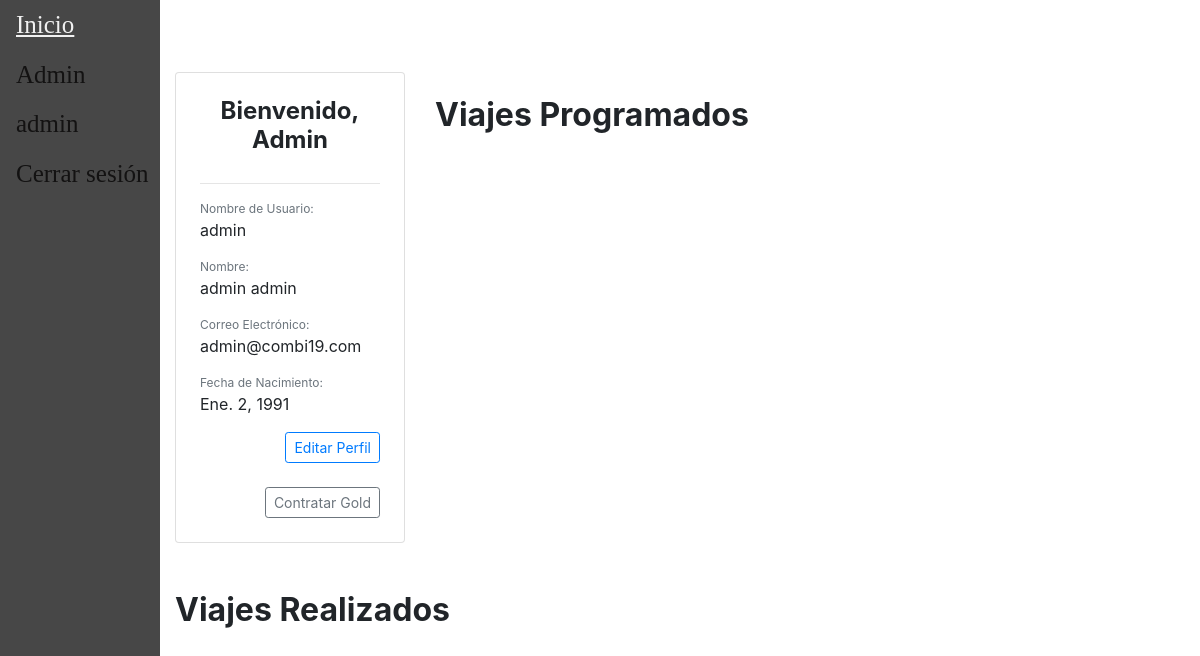
Before: /accounts/perfil/ (signed in) with the older database file.
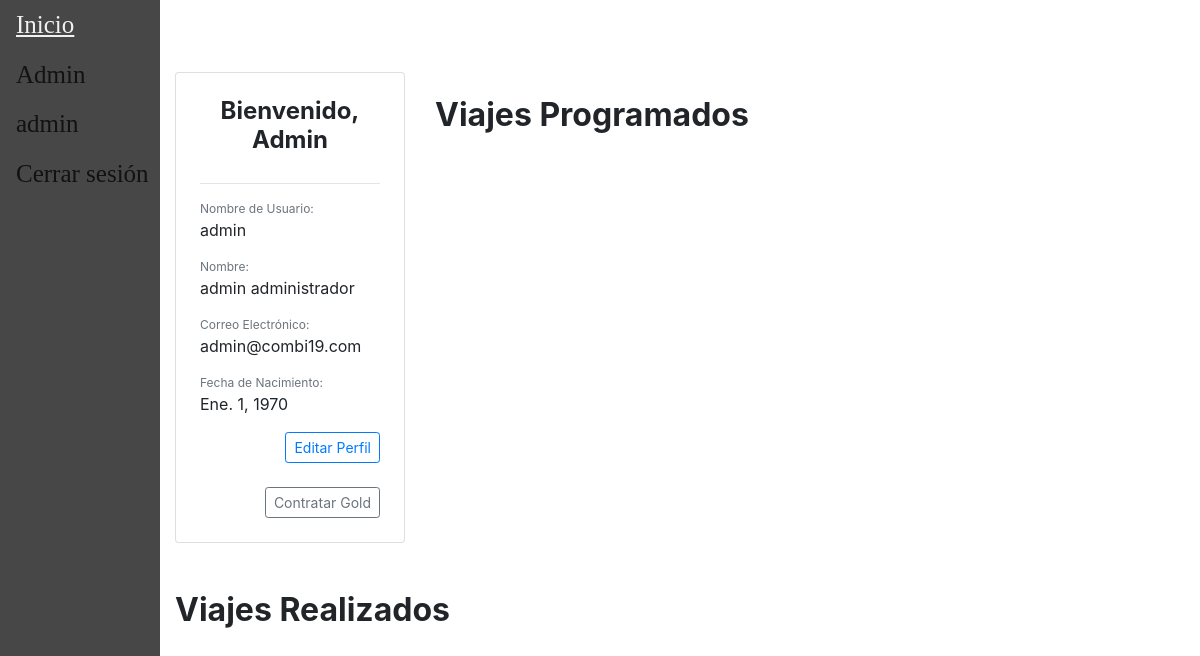
After: the same page with the newer database file.
### users/models.py (models this page shows, shortened)
class CustomUser(AbstractUser):
	username = models.CharField(_('Nombre de usuario'),max_length=40,primary_key=True,unique=True)
	email = models.EmailField(_('Dirección de correo electrónico'),unique=True)
	first_name = models.CharField(_('Nombre'),max_length=150)
	last_name = models.CharField(_('Apellido'),max_length=150)
	last_login = models.DateTimeField(_('Última conexión'),auto_now=True)
	fecha_nacimiento = models.DateField(_('Fecha de nacimiento'))
	has_premium = models.BooleanField(_('Posee membresía premium'),default=False)
	USERNAME_FIELD = 'username'
	REQUIRED_FIELDS = [
		'email',
		'first_name',
		'last_name',
		'fecha_nacimiento',
	]
	objects = CustomUserManager()

### users/views.py (the view)
# urls.py: path('accounts/perfil/', regviews.perfil, name="perfil"),
def perfil(response):
	if response.method == 'POST':
		user_form = UserEditForm(response.POST,instance=response.user)
		if user_form.is_valid():
			user_form.save()
			return redirect('perfil')
	else:
		user_form = UserEditForm(instance=response.user)
		viajes_pendientes = Viaje.objects.filter(pasajeros__usuario=response.user).filter(pasajeros__estado='reservado')
		viajes_finalizados = Viaje.objects.filter(pasajeros__usuario=response.user).filter(pasajeros__estado='finalizado')
	return render(response,'users/perfil.html',{'user': response.user,
		'user_form': user_form, 'viajes_finalizados': viajes_finalizados, 'viajes_pendientes': viajes_pendientes,
	})

### users/templates/users/perfil.html (shortened to what this page needs)
{% extends "main/base.html" %}
{% block content %}
{% load crispy_forms_tags %}
<br />
<br />
<div class="container mx-auto">
    <div class="row">
    	<div class="col-sm-12 col-md-12 col-lg-3 pb-4">
	    	<div class="card p-4">
		    	<h4 class="card-title font-weight-bold text-center">Bienvenido, {{ user.username|title }}</h4>
		      	<hr />
		    	<div class="card-text">
		    		<p class="text-muted mb-0" style="font-size: 12px">Nombre de Usuario:</p>
		    		<p>{{ user.username }}</p>
		    		<p class="text-muted mb-0" style="font-size: 12px">Nombre:</p>
			  		<p>{{ user.first_name }} {{ user.last_name }}</p>
			  		<p class="text-muted mb-0" style="font-size: 12px">Correo Electrónico:</p>
			  		<p>{{ user.email }}</p>
					<p class="text-muted mb-0" style="font-size: 12px">Fecha de Nacimiento:</p>
					<p>{{ user.fecha_nacimiento }}</p>
					<div class="text-right">
						<button type="button" class="btn btn-outline-primary btn-sm" data-toggle="modal" data-target="#perfilModal">Editar Perfil</button>
					</div>
					<br />
					<form action="{% url 'cambiar_membresia' %}" method="POST">
						{% if user.has_premium %}
						<div class="text-right">
							<button type="submit" class="btn btn-outline-secondary btn-sm">Cancelar Gold</button>
						</div>
						{% else %}
						<div class="text-right">
							<button type="submit" class="btn btn-outline-secondary btn-sm">Contratar Gold</button>
						</div>
						{% endif %}
					</form>
		        </div>
	    	</div>
	  	</div>
	    <div class="col-sm-12 col-md-12 col-lg-9 pb-4">
	    	<div class="row">
	    		<div class="col-6 my-auto">
	    			<h2 class="font-weight-bold pt-4">Viajes Programados</h2>
	    		</div>
	    	</div>
	      	<br>
	    </div>
      <div class="col-sm-12 col-md-12 col-lg-9 pb-4">
	    	<div class="row">
	    		<div class="col-6 my-auto">
	    			<h2 class="font-weight-bold pt-4">Viajes Realizados</h2>
	    		</div>
	    	</div>
	      	<br>
	    </div>
	</div>
</div>
{% endblock %}

### main/templates/main/base.html (shortened to what this page needs)
<!doctype html>
<<link rel="stylesheet" href="https://cdn.jsdelivr.net/npm/bootstrap@4.6.0/dist/css/bootstrap.min.css">
<html>
<head>
</head>
<body>
	<div class= "sidebar">
		<a href="/">Inicio</a>
		{% if user.is_staff %}
		<a href="/admin">Admin</a>
		{% endif %}
		{% if user.is_authenticated %}
		<a href="{% url 'perfil'%}">{{user.username}}</a>
		<a href="{% url 'logout'%}">Cerrar sesión</a>
		{% else  %}
		<a href="{% url 'register'%}">Registrarse</a>
		<a href="{% url 'login'%}">Iniciar Sesión</a>
		{% endif %}
	</div>
	<div id="content", name="content", class="main">
		{% block content %}{% endblock content %}
	</div>
</body>
</html>

Changed rows visible on the page:
changed CustomUser "admin": last_name "admin" → "administrador"; fecha_nacimiento "Ene. 2, 1991" → "Ene. 1, 1970"
